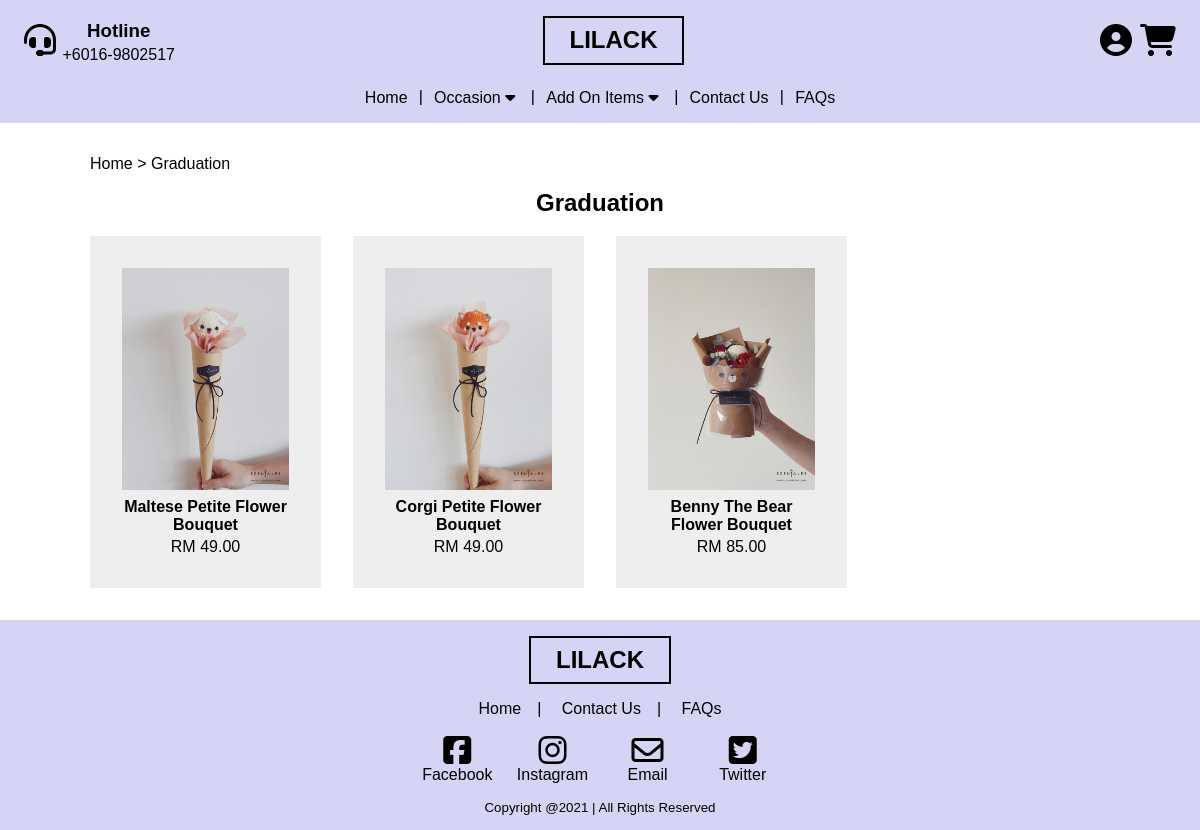
The app's page /19062942/productCategory.php?productCategoryID=3 with its own data.
### tables this page shows
CREATE TABLE `ProductCategory` (
  `productCategoryID` int(8) PRIMARY KEY AUTO_INCREMENT NOT NULL,
  `productTypeID` int(8) NOT NULL,
  `productCategory` varchar(255) UNIQUE  NOT NULL
);

CREATE TABLE `Products` (
  `productID` int(8) PRIMARY KEY AUTO_INCREMENT NOT NULL,
  `productImage` text NOT NULL,
  `productName` varchar(255) NOT NULL,
  `productTypeID` int(8) NOT NULL,
  `productCategoryID` int(8) NOT NULL,
  `productPrice` double(10,2) NOT NULL,
  `forumID` int(8) NOT NULL UNIQUE,
  CONSTRAINT `productNameConstraint` UNIQUE (`productName`),
  CONSTRAINT `forumIDUnique` UNIQUE (`forumID`)
);

### 19062942/includes/dbController.php (called while the page is built)
<?php
class DBController{
    private $servername = "localhost";
    private $user = "ck";
    private $pass = "ck";
    private $databaseName = "19062942";
    private $conn;
    function __construct() {
		$this->conn = $this->connectDB();
	}
	function connectDB() {
		$conn = mysqli_connect($this->servername,$this->user,$this->pass,$this->databaseName);
		return $conn;
	}
    function getConn(){
        return $this->conn;
    }
}
?>

### 19062942/productCategory.php (the view, shortened to what this page needs)
<?php
require_once "includes/dbController.php";
$productCategoryID = $_GET['productCategoryID'];
?>
<html lang="en">
<head>
    <link rel="stylesheet" href="css/breadCrumb.css" />
    <link rel="stylesheet" href="css/productCategories.css" />
</head>
<body>
    <?php require_once "layouts/header.php"; ?>
    <main>
      <section class="container">
        <div class="breadCrumbTrail">
          <ul>
            <li><a href="index.php">Home</a></li>
              <?php
                $query = $db_handler->getConn()->prepare("SELECT * FROM products, productCategory WHERE products.productCategoryID AND productCategory.productCategoryID AND productCategory.productCategoryID = ?");
                $query->bind_param("d", $productCategoryID);
                $query->execute();
                $result = $query->get_result();
                $product_array= $result->fetch_assoc();
                echo "<li><a href='#'>$product_array[productCategory]</a></li>";
              ?>
          </ul>
        </div>
      </section>
      <section class="container">
          <?php
          echo "<h2 class='categoryTitle'>$product_array[productCategory]</h2>";
            echo "<div class='products'>";
            $query = $db_handler->getConn()->prepare("SELECT * FROM products WHERE productCategoryID = ? ORDER BY productID ASC");
            $query->bind_param("d", $productCategoryID);
            $query->execute();
            $result = $query->get_result();
            if (!empty($result)) {
                while($product_array = $result->fetch_assoc()){
                    $productID = $product_array['productID'];
                    $productImageUrl = $product_array['productImage'];
                    $productName = $product_array['productName'];
                    echo "<a href='singleProduct.php?productID=$productID' class='product'>";
                    echo "<img src='$productImageUrl' class='productImage'>";
                    echo "<h3>" . $productName . "</h3>";
                    echo "<span>RM " . number_format($product_array['productPrice'],2) . "</span>";
                    echo "</a>";
                }
            }
            echo "</div>";
          ?>
      </section>
    </main>
    <?php require_once "layouts/footer.php"; ?>
</body>
</html>

### 19062942/css/breadCrumb.css (style rules this page uses)
.breadCrumbTrail li { display: inline-block; }
.breadCrumbTrail li::after { content: " > "; }
.breadCrumbTrail li:last-child::after { content: none; }

### 19062942/css/productCategories.css (style rules this page uses)
.products { display: grid; grid-template-columns: repeat(4, 1fr); place-items: center; gap: 2em; }
.product { text-align: center; padding: 2em; background: #eee; max-height: 370px; }
.product h3 { font-size: 1rem; margin: 0.5em 0 0.2em; }
.productImage { width: 100%; max-width: 200px; max-height: 250px; }

### 19062942/css/general.css (style rules this page uses)
:root { --clr-black: #000; --clr-gray: #555; --clr-primary: #d5d4f5; --clr-secondary: #E9E9FA; --clr-tertiary: #9900cc; --clr-background: #faf4fc; }
*, *::before, *::after { box-sizing: border-box; scroll-behavior: smooth; }
html { scroll-behavior: smooth; }
body { margin: 0; padding: 0; background: var(--clr-secobackgroundndary); font-family: sans-serif; }
ul { list-style-type: none; margin: 0; padding: 0; }
a { text-decoration: none; color: var(--clr-black); cursor: pointer; }
main { padding-block: 1.5em; }
section { padding: 0.5em 0 0.5em; }
.container { width: 85%; margin: 0 auto; }
.categoryTitle { margin-top: 0; margin-bottom: 0.8em; text-align: center; }
.productImage { width: 100%; max-width: 200px; }

### records on screen
productcategory: productCategory "Graduation"
products: productImage (picture), productName "Maltese Petite Flower Bouquet", productPrice "49.00"
products: productImage (picture), productName "Corgi Petite Flower Bouquet", productPrice "49.00"
products: productImage (picture), productName "Benny The Bear Flower Bouquet", productPrice "85.00"
